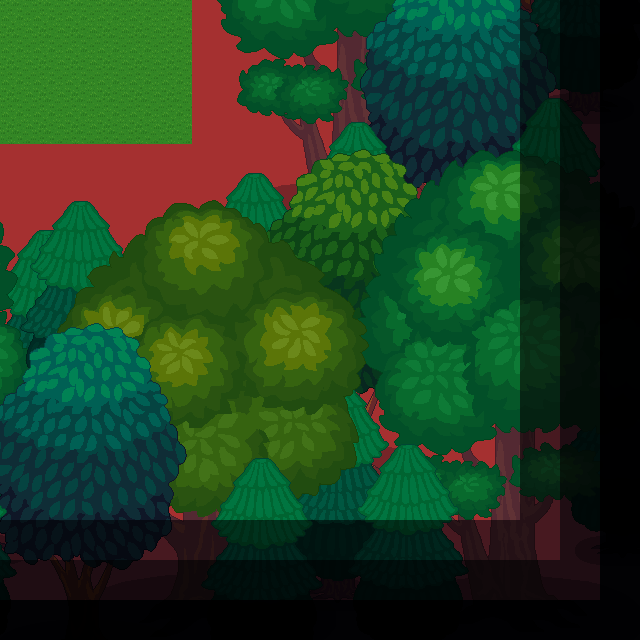

This game map was drawn from its Tiled (.tmx) file and the tilesets committed beside it. A one-line description and the trimmed map source follow:
An orthogonal 40x40 tile map with 16x16 px tiles, 3 tile layers (ground, wall, tree), 3 tilesets.

<map version="1.10" tiledversion="1.10.2" orientation="orthogonal" renderorder="right-down" width="40" height="40" tilewidth="16" tileheight="16" infinite="0" nextlayerid="4" nextobjectid="1">
 <tileset firstgid="1" source="grasslv3.tsx" />
 <tileset firstgid="5" source="lv3_trees.tsx" />
 <tileset firstgid="14" source="wall.tsx" />
 <layer id="1" name="ground" width="40" height="40">
  <properties>
   <property name="unity:SortingLayer" value="Ground" />
   <property name="unity:layer" value="Ground" />
  </properties>
  <data>[1600 cells, 1600 non-empty, 4 distinct tile ids]</data>
 </layer>
 <layer id="2" name="wall" width="40" height="40">
  <properties>
   <property name="unity:ignore" value="Visual" />
   <property name="unity:layer" value="Obstacles" />
  </properties>
  <data>[1600 cells, 1492 non-empty, 1 distinct tile ids]</data>
 </layer>
 <layer id="3" name="tree" width="40" height="40">
  <properties>
   <property name="unity:SortingLayer" value="Foreground" />
   <property name="unity:layer" value="Obstacles" />
  </properties>
  <data>[1600 cells, 1 non-empty, 1 distinct tile ids]</data>
 </layer>
</map>
